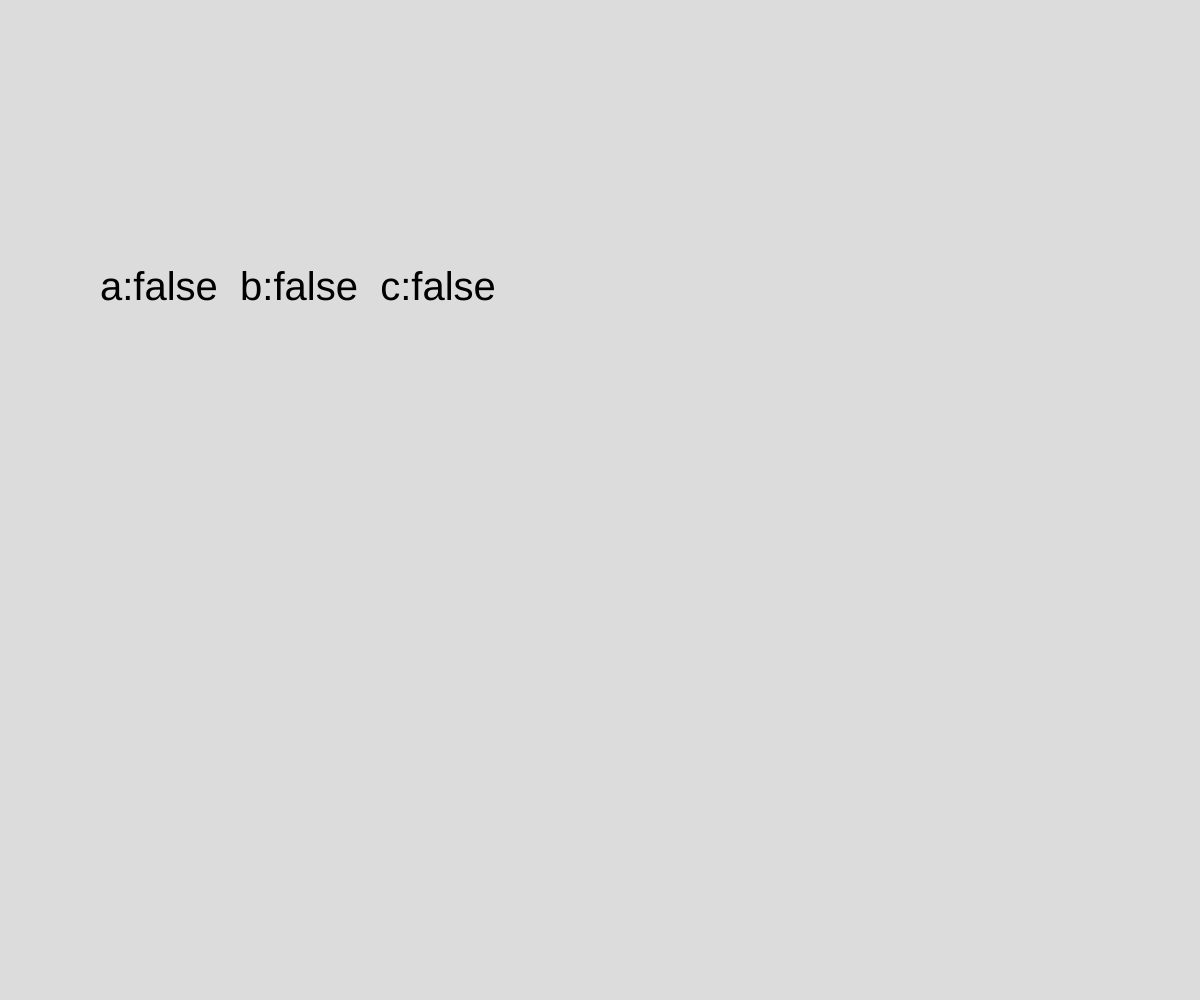
Frame 1 (no input)
Frame 60 (no input): identical to frame 1, image omitted
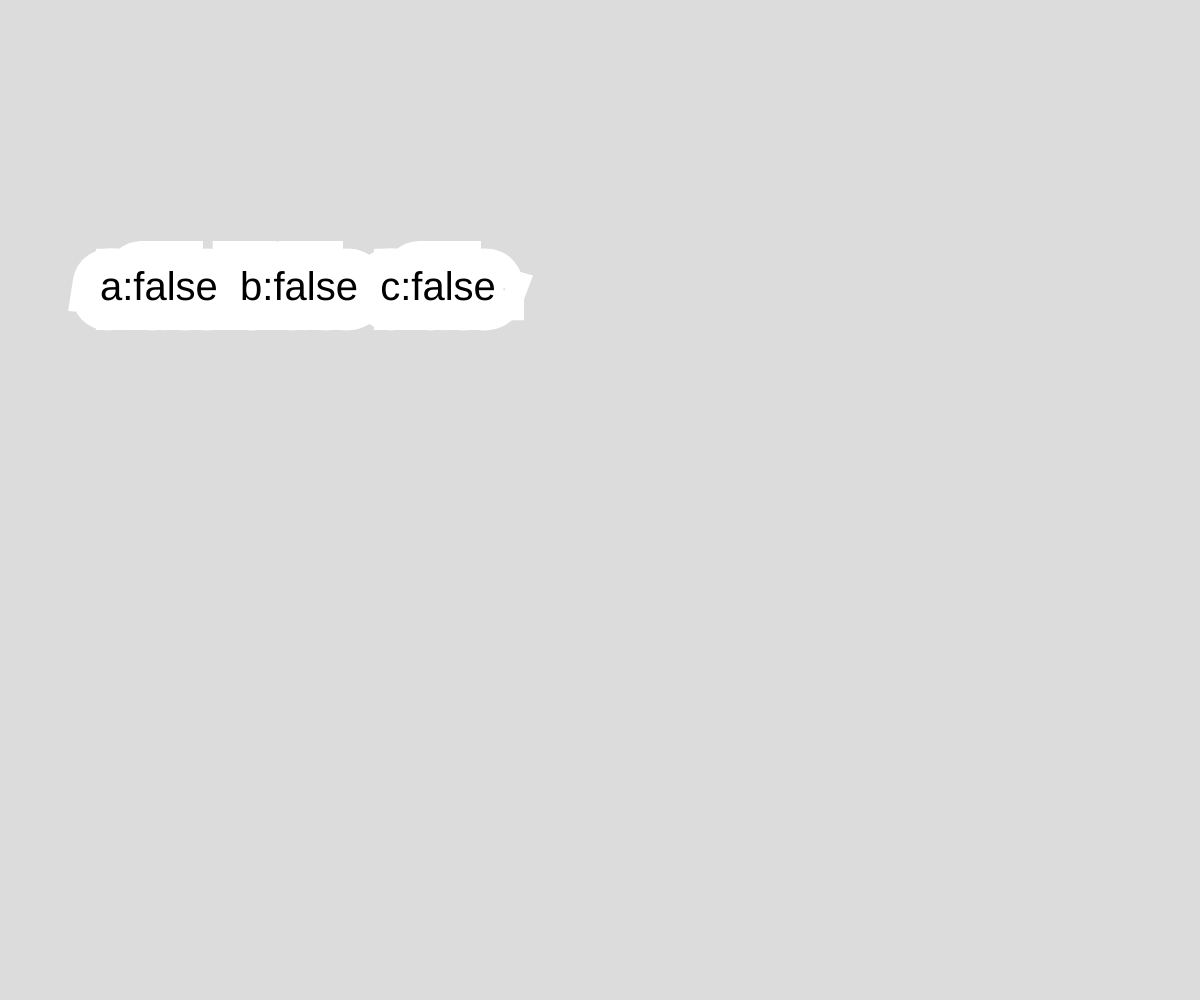
Frame 120 (the mouse pressed at the canvas centre since frame 60)

The p5.js sketch that drew these frames (run headless with seeded random() and noise() and a simulated clock; from frame 60 on, the mouse is pressed at the canvas centre):

// p5.js sketch
// ── sketch.js
// Project Title
// Saad Hussian
// September 15, 2025

//key KeyCode -> return boolean

function setup() {
  createCanvas(windowWidth, windowHeight);
}

function draw() {
  background(220);
  checkMUlti();

}

function checkMUlti(){
  strokeWeight(mouseX / 10);
  stroke(255,255,255);
  
  // check for multipl keypresses (3 simultaneous)
  let a = keyIsDown(65);
  let b = keyIsDown(66);
  let c = keyIsDown(67);
  textSize(40);
  text("a:"+ a + "\tb:" + b + "\tc:" + c, 100, 300);


}
